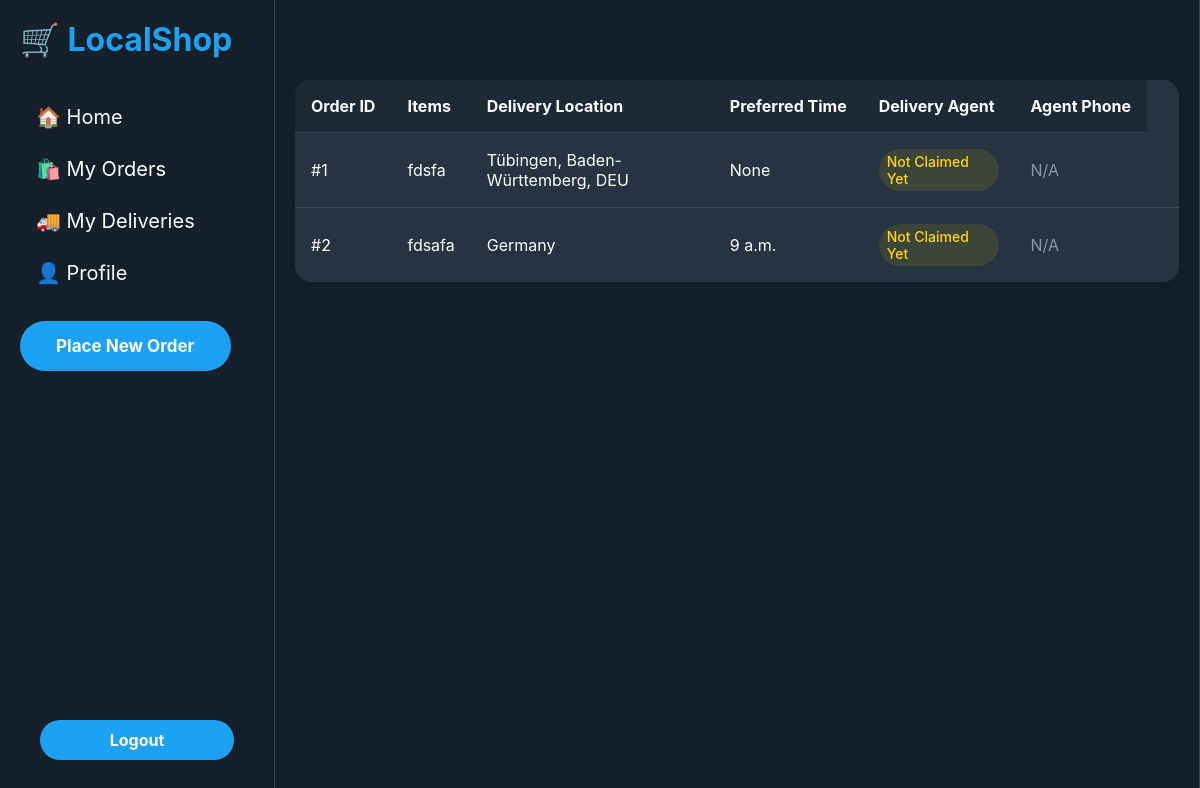
The app's page /client_orders/ (signed in), older data.
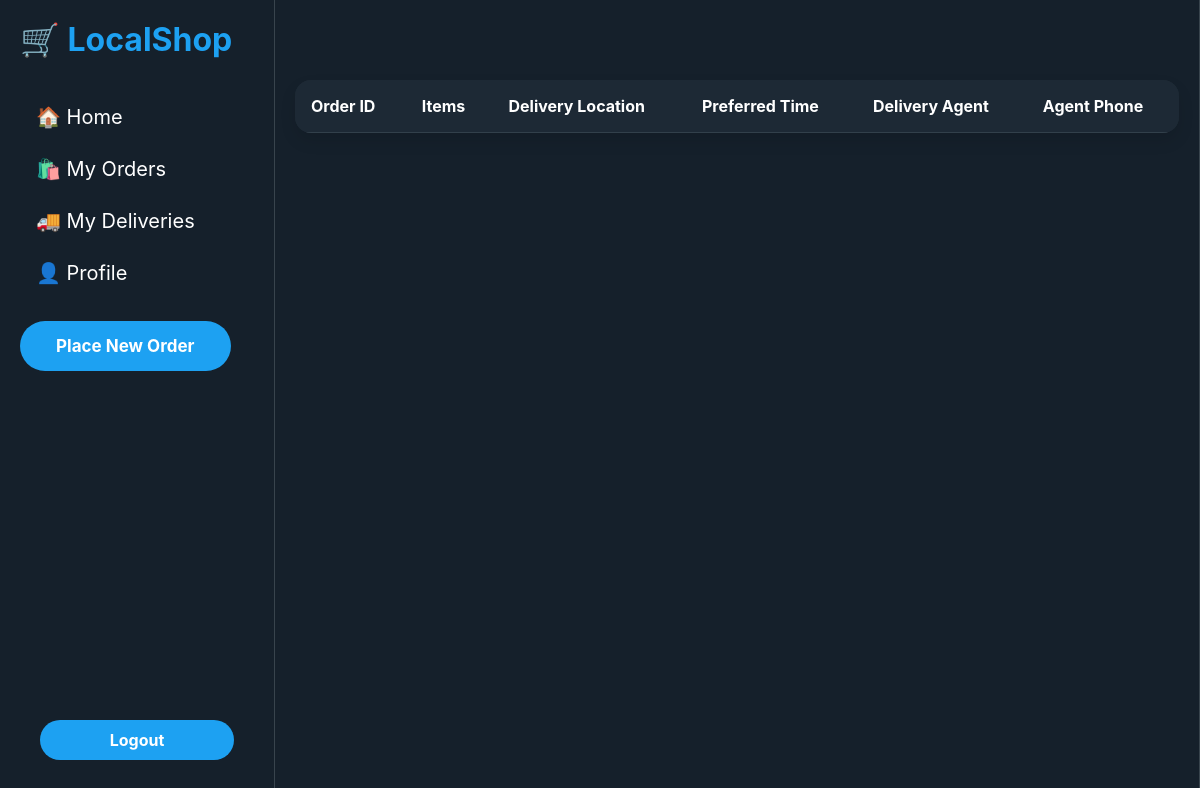
The same page, newer data.
### orders/models.py (models this page shows, shortened)
class Order(models.Model):
    CATEGORY_CHOICES = [
        ('groceries', 'Groceries'),
        ('food', 'Food'),
        ('other', 'Other')
    ]
    user = models.ForeignKey(User, on_delete=models.CASCADE, related_name='orders')
    location = models.CharField(max_length=255)
    items = models.TextField()
    preferred_delivery_time = models.TimeField()
    category = models.CharField(max_length=20, choices=CATEGORY_CHOICES)
    is_claimed = models.BooleanField(default=False)
    delivery_agent = models.ForeignKey(User, null=True, blank=True, on_delete=models.SET_NULL, related_name='deliveries')
    created_at = models.DateTimeField(auto_now_add=True)
    is_confirmed = models.BooleanField(default=False)
    is_delivery_agent_confirmed = models.BooleanField(default=False)
    is_canceled = models.BooleanField(default=False)  # New field
    cancellation_reason = models.CharField(max_length=255, null=True, blank=True)  # New field

### orders/views.py (the view)
# urls.py: path('client_orders/', views.client_orders, name='client_orders'),
@login_required
def client_orders(request):
    orders = Order.objects.filter(user=request.user)
    return render(request, 'orders/client_orders.html', {'orders': orders})

### orders/templates/orders/client_orders.html (shortened to what this page needs)
{% extends 'base.html' %}
{% load static %}
{% block content %}
<!DOCTYPE html>
<html lang="en">
<head>
</head>
<body>
    <div class="main-content">
        <div class="orders-container">
            <table class="orders-table">
                <thead>
                    <tr>
                        <th>Order ID</th>
                        <th>Items</th>
                        <th>Delivery Location</th>
                        <th>Preferred Time</th>
                        <th>Delivery Agent</th>
                        <th>Agent Phone</th>
                    </tr>
                </thead>
                <tbody>
                    {% for order in orders %}
                    <tr>
                        <td>#{{ order.id }}</td>
                        <td>{{ order.items }}</td>
                        <td>{{ order.location }}</td>
                        <td>{{ order.preferred_delivery_time }}</td>
                        <td>
                            {% if order.delivery_agent %}
                                <span class="status-badge status-assigned">
                                    {{ order.delivery_agent.username }}
                                </span>
                            {% else %}
                                <span class="status-badge status-pending">
                                    Not Claimed Yet
                                </span>
                            {% endif %}
                        </td>
                        <td>
                            {% if order.delivery_agent and order.delivery_agent.profile.phone_number %}
                                {{ order.delivery_agent.profile.phone_number }}
                            {% else %}
                                <span style="color: var(--twitter-light-gray)">N/A</span>
                            {% endif %}
                        </td>
                        <td>
                        </td>
                    </tr>
                    {% endfor %}
                </tbody>
            </table>
        </div>
    </div>
</body>
</html>
{% endblock %}

Row changes from the older to the newer data that the page shows:
removed Order: id "1", items "fdsfa", location "Tübingen, Baden-Württemberg, DEU", preferred_delivery_time "None", shows "Not Claimed Yet", shows "N/A"
removed Order: id "2", items "fdsafa", location "Germany", preferred_delivery_time "9 a.m.", shows "Not Claimed Yet", shows "N/A"
